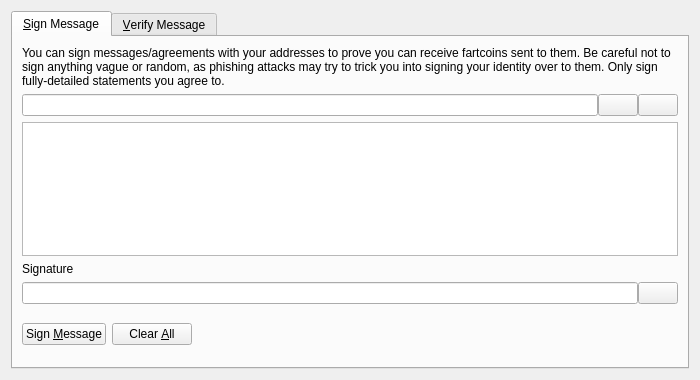
<?xml version="1.0" encoding="UTF-8"?>
<ui version="4.0">
 <class>SignVerifyMessageDialog</class>
 <widget class="QDialog" name="SignVerifyMessageDialog">
  <property name="geometry">
   <rect>
    <x>0</x>
    <y>0</y>
    <width>700</width>
    <height>380</height>
   </rect>
  </property>
  <property name="windowTitle">
   <string>Signatures - Sign / Verify a Message</string>
  </property>
  <property name="modal">
   <bool>true</bool>
  </property>
  <layout class="QVBoxLayout" name="verticalLayout">
   <item>
    <widget class="QTabWidget" name="tabWidget">
     <property name="currentIndex">
      <number>0</number>
     </property>
     <widget class="QWidget" name="tabSignMessage">
      <attribute name="title">
       <string>&amp;Sign Message</string>
      </attribute>
      <layout class="QVBoxLayout" name="verticalLayout_SM">
       <item>
        <widget class="QLabel" name="infoLabel_SM">
         <property name="text">
          <string>You can sign messages/agreements with your addresses to prove you can receive fartcoins sent to them. Be careful not to sign anything vague or random, as phishing attacks may try to trick you into signing your identity over to them. Only sign fully-detailed statements you agree to.</string>
         </property>
         <property name="textFormat">
          <enum>Qt::PlainText</enum>
         </property>
         <property name="wordWrap">
          <bool>true</bool>
         </property>
        </widget>
       </item>
       <item>
        <layout class="QHBoxLayout" name="horizontalLayout_1_SM">
         <property name="spacing">
          <number>0</number>
         </property>
         <item>
          <widget class="QValidatedLineEdit" name="addressIn_SM">
           <property name="toolTip">
            <string>The Fartcoin address to sign the message with</string>
           </property>
          </widget>
         </item>
         <item>
          <widget class="QPushButton" name="addressBookButton_SM">
           <property name="toolTip">
            <string>Choose previously used address</string>
           </property>
           <property name="text">
            <string/>
           </property>
           <property name="icon">
            <iconset resource="../bitcoin.qrc">
             <normaloff>:/icons/address-book</normaloff>:/icons/address-book</iconset>
           </property>
           <property name="shortcut">
            <string>Alt+A</string>
           </property>
           <property name="autoDefault">
            <bool>false</bool>
           </property>
          </widget>
         </item>
         <item>
          <widget class="QPushButton" name="pasteButton_SM">
           <property name="toolTip">
            <string>Paste address from clipboard</string>
           </property>
           <property name="text">
            <string/>
           </property>
           <property name="icon">
            <iconset resource="../bitcoin.qrc">
             <normaloff>:/icons/editpaste</normaloff>:/icons/editpaste</iconset>
           </property>
           <property name="shortcut">
            <string>Alt+P</string>
           </property>
           <property name="autoDefault">
            <bool>false</bool>
           </property>
          </widget>
         </item>
        </layout>
       </item>
       <item>
        <widget class="QPlainTextEdit" name="messageIn_SM">
         <property name="toolTip">
          <string>Enter the message you want to sign here</string>
         </property>
        </widget>
       </item>
       <item>
        <widget class="QLabel" name="signatureLabel_SM">
         <property name="text">
          <string>Signature</string>
         </property>
         <property name="textFormat">
          <enum>Qt::PlainText</enum>
         </property>
        </widget>
       </item>
       <item>
        <layout class="QHBoxLayout" name="horizontalLayout_2_SM">
         <property name="spacing">
          <number>0</number>
         </property>
         <item>
          <widget class="QLineEdit" name="signatureOut_SM">
           <property name="font">
            <font>
             <italic>true</italic>
            </font>
           </property>
           <property name="readOnly">
            <bool>true</bool>
           </property>
          </widget>
         </item>
         <item>
          <widget class="QPushButton" name="copySignatureButton_SM">
           <property name="toolTip">
            <string>Copy the current signature to the system clipboard</string>
           </property>
           <property name="text">
            <string/>
           </property>
           <property name="icon">
            <iconset resource="../bitcoin.qrc">
             <normaloff>:/icons/editcopy</normaloff>:/icons/editcopy</iconset>
           </property>
           <property name="autoDefault">
            <bool>false</bool>
           </property>
          </widget>
         </item>
        </layout>
       </item>
       <item>
        <layout class="QHBoxLayout" name="horizontalLayout_3_SM">
         <item>
          <widget class="QPushButton" name="signMessageButton_SM">
           <property name="toolTip">
            <string>Sign the message to prove you own this Fartcoin address</string>
           </property>
           <property name="text">
            <string>Sign &amp;Message</string>
           </property>
           <property name="icon">
            <iconset resource="../bitcoin.qrc">
             <normaloff>:/icons/edit</normaloff>:/icons/edit</iconset>
           </property>
           <property name="autoDefault">
            <bool>false</bool>
           </property>
          </widget>
         </item>
         <item>
          <widget class="QPushButton" name="clearButton_SM">
           <property name="toolTip">
            <string>Reset all sign message fields</string>
           </property>
           <property name="text">
            <string>Clear &amp;All</string>
           </property>
           <property name="icon">
            <iconset resource="../bitcoin.qrc">
             <normaloff>:/icons/remove</normaloff>:/icons/remove</iconset>
           </property>
           <property name="autoDefault">
            <bool>false</bool>
           </property>
          </widget>
         </item>
         <item>
          <spacer name="horizontalSpacer_1_SM">
           <property name="orientation">
            <enum>Qt::Horizontal</enum>
           </property>
           <property name="sizeHint" stdset="0">
            <size>
             <width>40</width>
             <height>48</height>
            </size>
           </property>
          </spacer>
         </item>
         <item>
          <widget class="QLabel" name="statusLabel_SM">
           <property name="font">
            <font>
             <weight>75</weight>
             <bold>true</bold>
            </font>
           </property>
           <property name="text">
            <string/>
           </property>
           <property name="wordWrap">
            <bool>true</bool>
           </property>
          </widget>
         </item>
         <item>
          <spacer name="horizontalSpacer_2_SM">
           <property name="orientation">
            <enum>Qt::Horizontal</enum>
           </property>
           <property name="sizeHint" stdset="0">
            <size>
             <width>40</width>
             <height>48</height>
            </size>
           </property>
          </spacer>
         </item>
        </layout>
       </item>
      </layout>
     </widget>
     <widget class="QWidget" name="tabVerifyMessage">
      <attribute name="title">
       <string>&amp;Verify Message</string>
      </attribute>
      <layout class="QVBoxLayout" name="verticalLayout_VM">
       <item>
        <widget class="QLabel" name="infoLabel_VM">
         <property name="text">
          <string>Enter the receiver's address, message (ensure you copy line breaks, spaces, tabs, etc. exactly) and signature below to verify the message. Be careful not to read more into the signature than what is in the signed message itself, to avoid being tricked by a man-in-the-middle attack. Note that this only proves the signing party receives with the address, it cannot prove sendership of any transaction!</string>
         </property>
         <property name="textFormat">
          <enum>Qt::PlainText</enum>
         </property>
         <property name="alignment">
          <set>Qt::AlignLeading|Qt::AlignLeft|Qt::AlignTop</set>
         </property>
         <property name="wordWrap">
          <bool>true</bool>
         </property>
        </widget>
       </item>
       <item>
        <layout class="QHBoxLayout" name="horizontalLayout_1_VM">
         <property name="spacing">
          <number>0</number>
         </property>
         <item>
          <widget class="QValidatedLineEdit" name="addressIn_VM">
           <property name="toolTip">
            <string>The Fartcoin address the message was signed with</string>
           </property>
          </widget>
         </item>
         <item>
          <widget class="QPushButton" name="addressBookButton_VM">
           <property name="toolTip">
            <string>Choose previously used address</string>
           </property>
           <property name="text">
            <string/>
           </property>
           <property name="icon">
            <iconset resource="../bitcoin.qrc">
             <normaloff>:/icons/address-book</normaloff>:/icons/address-book</iconset>
           </property>
           <property name="shortcut">
            <string>Alt+A</string>
           </property>
           <property name="autoDefault">
            <bool>false</bool>
           </property>
          </widget>
         </item>
        </layout>
       </item>
       <item>
        <widget class="QPlainTextEdit" name="messageIn_VM"/>
       </item>
       <item>
        <widget class="QValidatedLineEdit" name="signatureIn_VM"/>
       </item>
       <item>
        <layout class="QHBoxLayout" name="horizontalLayout_2_VM">
         <item>
          <widget class="QPushButton" name="verifyMessageButton_VM">
           <property name="toolTip">
            <string>Verify the message to ensure it was signed with the specified Fartcoin address</string>
           </property>
           <property name="text">
            <string>Verify &amp;Message</string>
           </property>
           <property name="icon">
            <iconset resource="../bitcoin.qrc">
             <normaloff>:/icons/transaction_0</normaloff>:/icons/transaction_0</iconset>
           </property>
           <property name="autoDefault">
            <bool>false</bool>
           </property>
          </widget>
         </item>
         <item>
          <widget class="QPushButton" name="clearButton_VM">
           <property name="toolTip">
            <string>Reset all verify message fields</string>
           </property>
           <property name="text">
            <string>Clear &amp;All</string>
           </property>
           <property name="icon">
            <iconset resource="../bitcoin.qrc">
             <normaloff>:/icons/remove</normaloff>:/icons/remove</iconset>
           </property>
           <property name="autoDefault">
            <bool>false</bool>
           </property>
          </widget>
         </item>
         <item>
          <spacer name="horizontalSpacer_1_VM">
           <property name="orientation">
            <enum>Qt::Horizontal</enum>
           </property>
           <property name="sizeHint" stdset="0">
            <size>
             <width>40</width>
             <height>48</height>
            </size>
           </property>
          </spacer>
         </item>
         <item>
          <widget class="QLabel" name="statusLabel_VM">
           <property name="font">
            <font>
             <weight>75</weight>
             <bold>true</bold>
            </font>
           </property>
           <property name="text">
            <string/>
           </property>
           <property name="wordWrap">
            <bool>true</bool>
           </property>
          </widget>
         </item>
         <item>
          <spacer name="horizontalSpacer_2_VM">
           <property name="orientation">
            <enum>Qt::Horizontal</enum>
           </property>
           <property name="sizeHint" stdset="0">
            <size>
             <width>40</width>
             <height>48</height>
            </size>
           </property>
          </spacer>
         </item>
        </layout>
       </item>
      </layout>
     </widget>
    </widget>
   </item>
  </layout>
 </widget>
 <customwidgets>
  <customwidget>
   <class>QValidatedLineEdit</class>
   <extends>QLineEdit</extends>
   <header>qt/qvalidatedlineedit.h</header>
  </customwidget>
 </customwidgets>
 <resources>
  <include location="../bitcoin.qrc"/>
 </resources>
 <connections/>
</ui>
